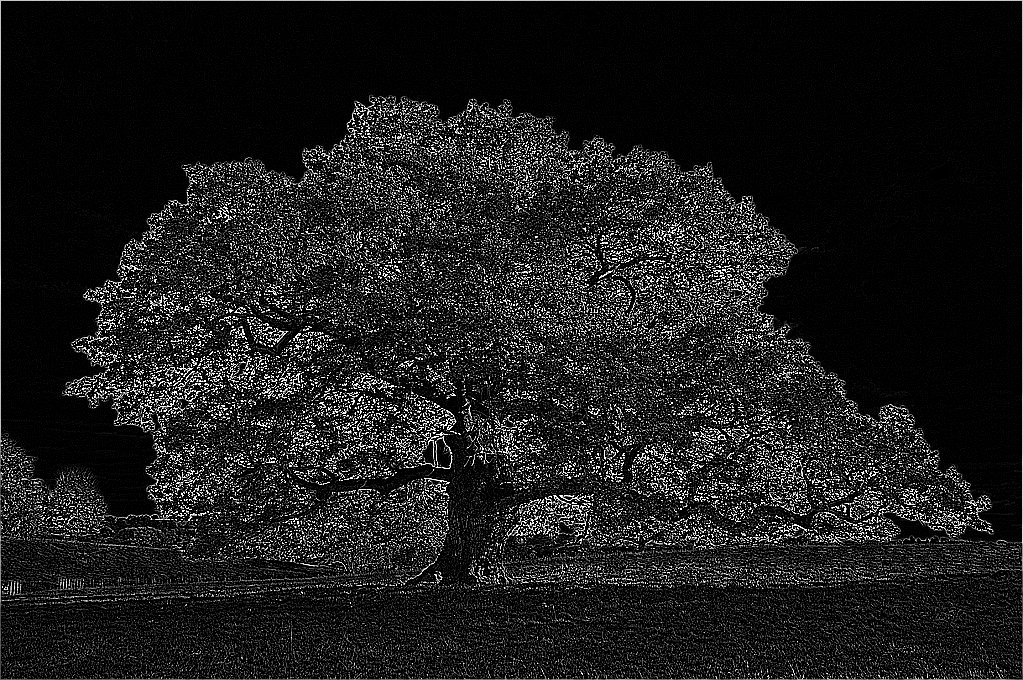

Source code (Python):
import PIL as pillow
from PIL import Image, ImageFilter
image = Image.open(r"downloads/tree.jpeg")
image = image.convert("L")
image = image.filter(ImageFilter.FIND_EDGES)
image.save(r"downloads/treeEdge.jpeg")
exit()
